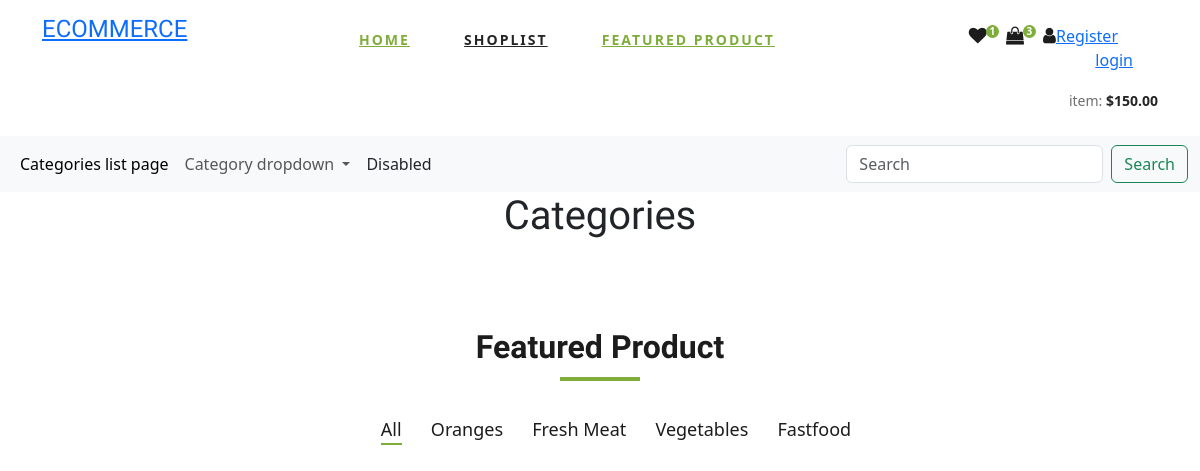
/categories/, run on an earlier commit of the app's database.
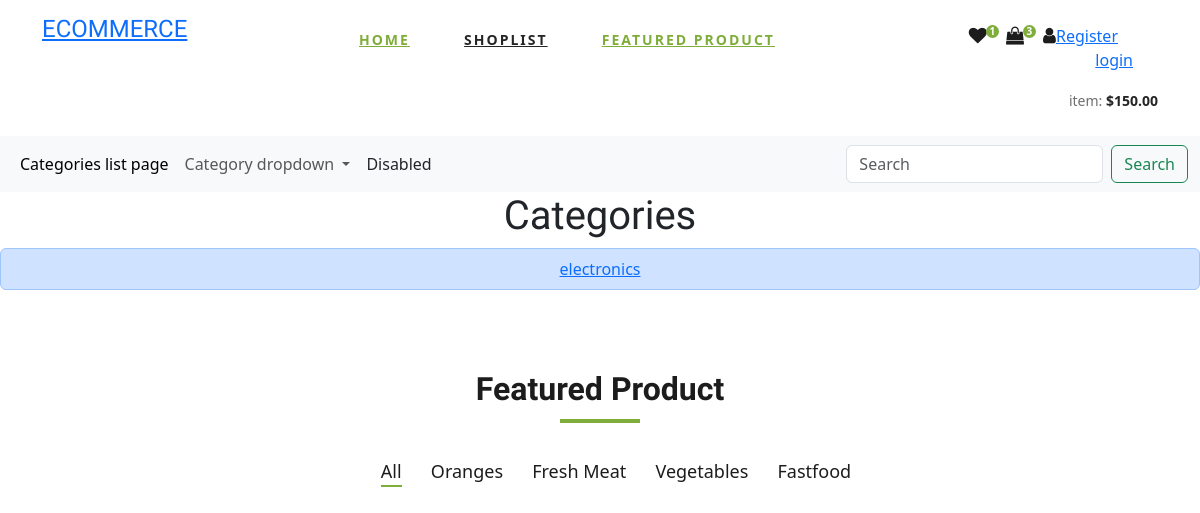
And on a later commit of the database.
### main/models.py (models this page shows, shortened)
class Category(models.Model):
    cid = ShortUUIDField(unique=True,length = 10,max_length=30,prefix='cat',alphabet="adcdefgh12345")
    title = models.CharField(max_length=100)
    image = models.ImageField(upload_to='category/images/',null=True,blank=True)

### main/views.py (the view)
# urls.py: path('categories/', views.category_list, name='category_list'),
def category_list(request):
    categories = Category.objects.all()
    return render(request, 'category/category_list.html', {'categories': categories})

### main/context_processor.py (called while the page is built)
def default(request):
    categories = Category.objects.all()
    products = Product.objects.all()
    return {
        'categories' : categories,
        'products':products
    }

### Templates/category/category_list.html
{% extends "index.html" %}
{% block category %}
    <h1 style = "text-align:center">Categories</h1>
        <ul class="list-group ">
            {% for category in categories %}
            <li class="list-group-item list-group-item-primary" style = "text-align:center"><a href="{% url 'category_product_list' category.cid %}" >{{ category.title }}</a></li>
            {% endfor %}
          </ul>
{% endblock %}

What changed in the data, as far as the page shows it:
added Category: title "electronics"
